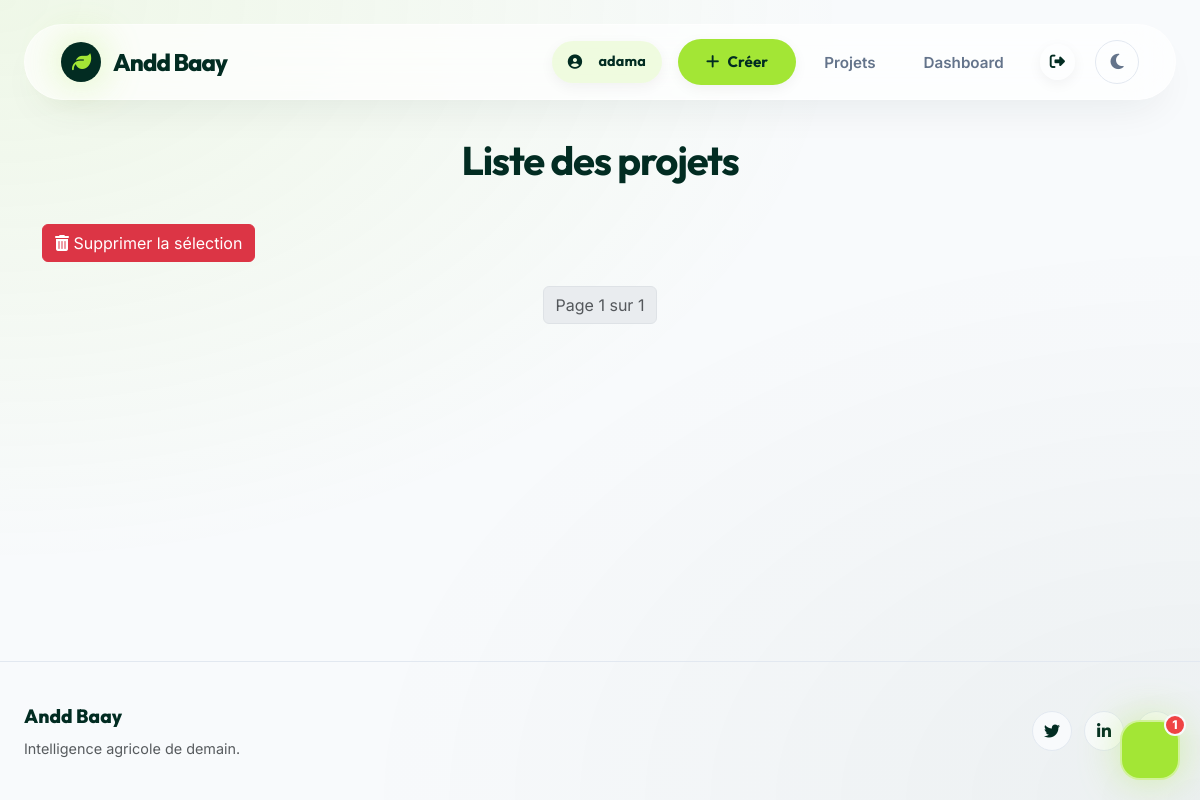
The page /liste-projets/ (signed in) on the database as committed earlier.
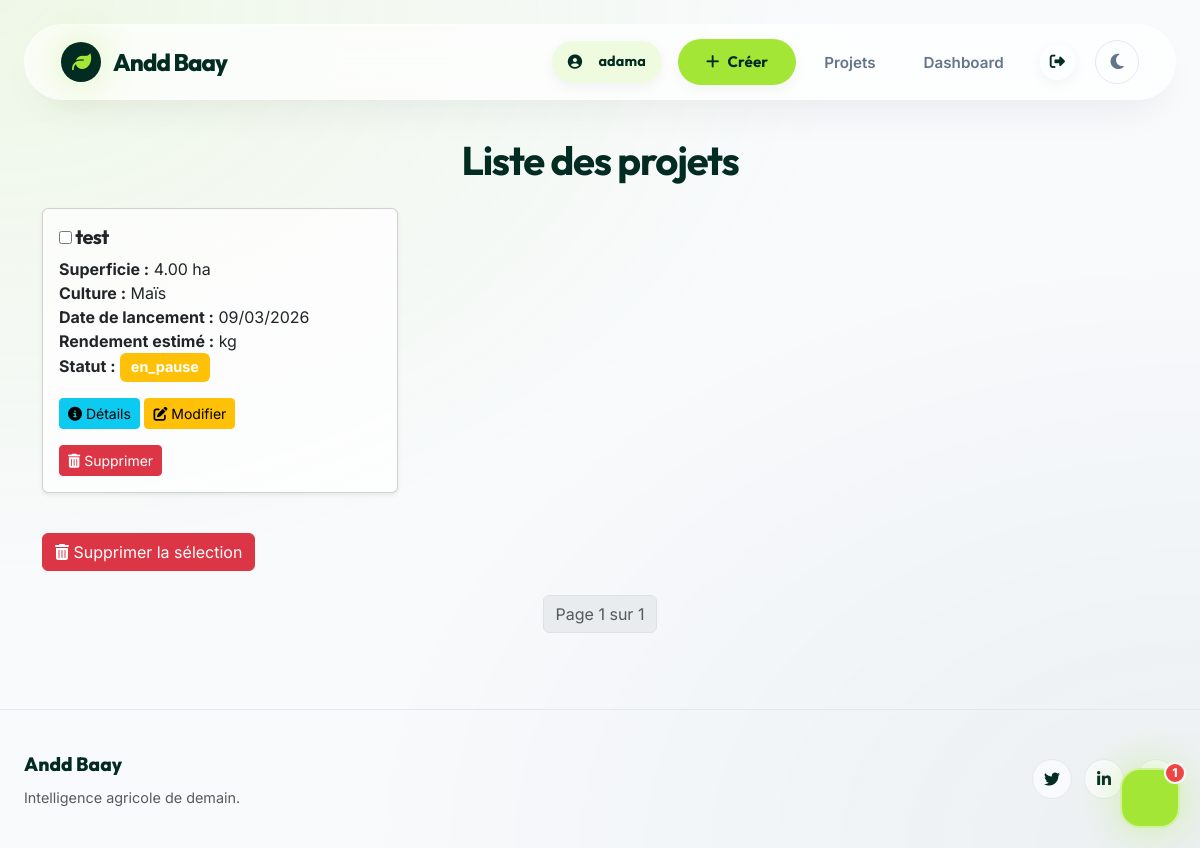
The same page on the database as committed later.
### baay/models.py (models this page shows, shortened)
class Projet(models.Model):
    STATUT_CHOICES = [
        ('en_cours', 'En cours'),
        ('en_pause', 'En pause'),
        ('fini', 'Fini'),
    ]
    id = models.UUIDField(primary_key=True, default=uuid.uuid4, editable=False)
    nom = models.CharField(max_length=200)
    statut = models.CharField(max_length=20, choices=STATUT_CHOICES, default='en_cours')
    utilisateur = models.ForeignKey(Profile, on_delete=models.CASCADE)
    culture = models.ForeignKey(ProduitAgricole, on_delete=models.CASCADE)
    localite = models.ForeignKey(Localite, on_delete=models.CASCADE)
    superficie = models.DecimalField(max_digits=10, decimal_places=2)
    date_lancement = models.DateField()
    rendement_estime = models.DecimalField(max_digits=10, decimal_places=2, null=True, blank=True)

class ProduitAgricole(models.Model):
    STATUTS = [
        ('En croissance', 'En croissance'),
        ('Récolté', 'Récolté'),
        ('Problème', 'Problème'),
        ('Autre', 'Autre'),
    ]
    id = models.UUIDField(primary_key=True, default=uuid.uuid4, editable=False)
    nom = models.CharField(max_length=100, unique=True)
    description = models.TextField(blank=True, null=True)
    saison = models.CharField(max_length=50, blank=True, null=True)
    prix_par_kg = models.DecimalField(max_digits=10, decimal_places=2, blank=True, null=True)
    apport_nutritionnel = models.TextField(blank=True, null=True)
    quantite_disponible = models.DecimalField(max_digits=10, decimal_places=2, blank=True, null=True)
    periode_recolte = models.CharField(max_length=100, blank=True, null=True)
    duree_avant_recolte = models.IntegerField(blank=True, null=True)
    rendement_moyen = models.DecimalField(max_digits=10, decimal_places=2, blank=True, null=True)
    etat = models.CharField(max_length=100, choices= STATUTS, default='En croissance')

### baay/views.py (the view)
# urls.py: path('liste-projets/', views.liste_projets, name='liste_projets'),
@login_required
def liste_projets(request):
    projets_list = Projet.objects.filter(utilisateur=request.user.profile).order_by('-date_lancement')  # Ordonner par date de lancement
    paginator = Paginator(projets_list, 10)  # Affichez 10 projets par page
    page_number = request.GET.get('page')
    projets = paginator.get_page(page_number)
    return render(request, 'projets/liste_projets.html', {'projets': projets})

### templates/projets/liste_projets.html (shortened to what this page needs)
{% extends 'base.html' %}
{% block content %}
<div class="container animate__animated animate__fadeIn">
    <h1 class="text-center mb-4" style="border-radius: 15px;">Liste des projets</h1>
    <form id="delete-form" method="POST" action="{% url 'supprimer_projets' %}">
        <div class="row">
            {% for projet in projets %}
            <div class="col-md-4 mb-4">
                <div class="card h-100 shadow-sm animate__animated animate__fadeInUp">
                    <div class="card-body">
                        <h5 class="card-title">
                            <input type="checkbox" height="50px" width="50px" name="projets" value="{{ projet.id }}"> {{ projet.nom }}
                        </h5>
                        <p class="card-text">
                            <strong>Superficie :</strong> {{ projet.superficie }} ha<br>
                            <strong>Culture :</strong> {{ projet.culture.nom }}<br>
                            <strong>Date de lancement :</strong> {{ projet.date_lancement|date:"d/m/Y" }}<br>
                            <strong>Rendement estimé :</strong> {{ PredictionRendement.rendement_estime }} kg<br>
                            <strong>Statut :</strong>
                            <span class="badge
                                {% if projet.statut == 'en_cours' %}bg-primary
                                {% elif projet.statut == 'fini' %}bg-success
                                {% elif projet.statut == 'en_pause' %}bg-warning
                                {% else %}bg-secondary
                                {% endif %}">
                                {{ projet.statut }}
                            </span>
                        </p>
                        <a href="{% url 'detail_projet' projet.id %}" class="btn btn-info btn-sm">
                            <i class="fas fa-info-circle"></i> Détails
                        </a>
                        <a href="{% url 'modifier_projet' projet.id %}" class="btn btn-warning btn-sm">
                            <i class="fas fa-edit"></i> Modifier
                        </a>
                        <a href="{% url 'supprimer_projet' projet.id %}" class="btn btn-danger btn-sm" onclick="return confirm('Confirmer la suppression de ce projet ?');">
                            <i class="fas fa-trash-alt"></i> Supprimer
                        </a>
                    </div>
                </div>
            </div>
            {% endfor %}
        </div>
        <button type="submit" class="btn btn-danger mt-3" onclick="return confirm('Confirmer la suppression des projets sélectionnés ?');">
            <i class="fas fa-trash-alt"></i> Supprimer la sélection
        </button>
    </form>
    <nav aria-label="Page navigation" class="mt-4">
        <ul class="pagination justify-content-center">
            <li class="page-item disabled">
                <span class="page-link">Page {{ projets.number }} sur {{ projets.paginator.num_pages }}</span>
            </li>
        </ul>
    </nav>
</div>
{% endblock %}

Rows that differ between the two databases and show on the page:
added Projet: nom "test", superficie "4.00", culture.nom "Maïs", date_lancement "09/03/2026", statut "en_pause"
